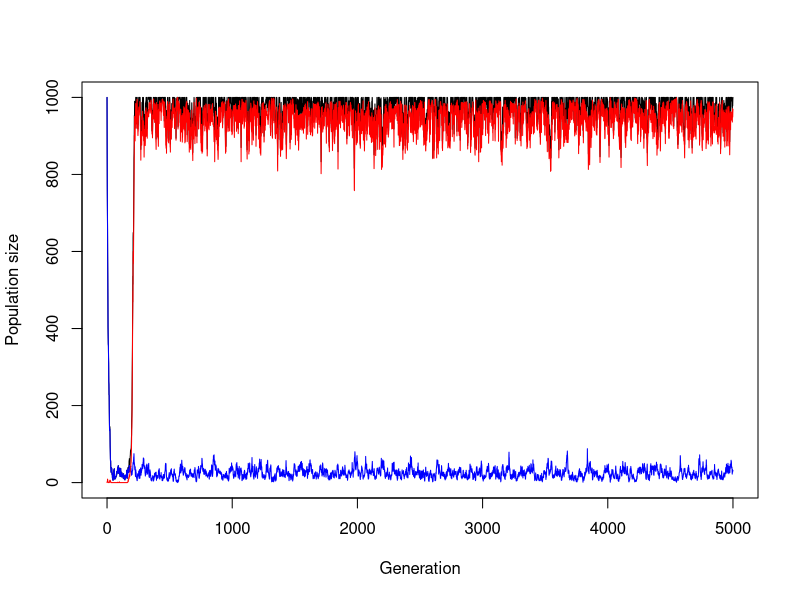
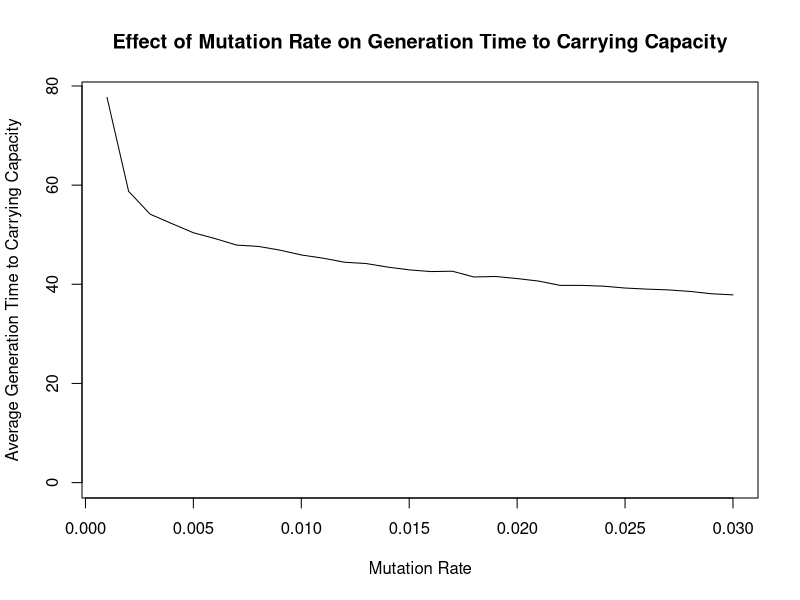

These charts were generated, in order, by the following R code:
## ---- chunk 1
simulate_one_gen_mig_logistic <- function(N_a, N_A, carrying_capacity, pollution_rate, sel_coeff, mut_rate, mig_rate_a) {
  # adult migrants arrive and are added to 'a' population
  N_a_mig <- rpois(1, mig_rate_a) # stochastic immigration
  N_a <- N_a + N_a_mig
  
  # determine total population size
  N_total <- N_a+N_A
  
  # reproduction occurs according to pollution rates and selection coefficients
  offsp_a <- rpois(1, N_a * (1-pollution_rate)) # independent of carrying capacity
  offsp_A <- rpois(1, N_A + N_A*(sel_coeff-pollution_rate)*(1-N_total/carrying_capacity))
  # randomly kill individuals if carrying capacity is exceeded
  offsp_total <- offsp_A + offsp_a
  if(offsp_total > carrying_capacity)
  {
    offsp_a <- rbinom(1,carrying_capacity,c(offsp_a,offsp_A)/offsp_total)
    offsp_A <- carrying_capacity-offsp_a
  }

  
  # draw new mutants according to Poisson distribution
  mut_a_to_A <- rpois(1, offsp_a * mut_rate)
  
  # determine new population sizes of wild type and mutant
  N_a_new <- offsp_a - mut_a_to_A
  N_A_new <- offsp_A + mut_a_to_A
  
  return(c(N_a_new, N_A_new))
}
# Test the function
print(simulate_one_gen_mig_logistic(N_a=50, N_A=0, carrying_capacity=50, pollution_rate=0.1, sel_coeff=0.3, mut_rate=0.1, mig_rate_a=1))

## ---- chunk 2
simulate_pop_mig_logistic <- function(N_init_a, N_init_A, carrying_capacity, pollution_rate, sel_coeff, mut_rate, mig_rate_a, t_max) {
  # Create the vector in which to save the results
  pop_vector <- c(N_init_a, N_init_A)
  # initiate the variables
  pop_new <- c(N_init_a, N_init_A)
  
  # run the simulation until generation t_max
  for (i in 1:t_max+1) {
    # redefine the current population one generation later
    pop_new <- simulate_one_gen_mig_logistic(pop_new[1],pop_new[2],carrying_capacity, pollution_rate, sel_coeff, mut_rate, mig_rate_a)
    # add the new population sizes to the output vector
    pop_vector <- rbind(pop_vector,pop_new)
  }
  
  # define the row and column names of the output vector
  rownames(pop_vector) <- (0:t_max)[1:length(pop_vector[,1])] # note that the vector has to be cut if the simulation stopped early
  colnames(pop_vector) <- c("a","A")
  # return the result
  return(pop_vector)	
}


# Test the function and plot the result
# set t_max to a value to be used througout
max_gen <- 5000
# create your simulation data
output <- simulate_pop_mig_logistic(1000,0,1000,0.1,0.3,0.001,3,max_gen)
# show the last few lines of the data table
print(tail(output))
# plot the output - note that the plot range and the x axis have to be adjusted based on the length of the table
# determine x axis range 
x_range <- 0:(length(output[,1])-1)
# this plots the total population size
plot(x_range,output[,1]+output[,2],type='l',ylim=c(0,max(output[,1]+output[,2])),xlab = "Generation",ylab = "Population size")
# add number of wild type individuals
lines(x_range,output[,1], col="blue")
# add number of mutant individuals
lines(x_range,output[,2], col="red")
## ---- chunk 3
simulate_pop_mig_logistic <- function(N_init_a, N_init_A, carrying_capacity, decay_rate, sel_coeff, mut_rate, mig_rate_a, t_max) {
  
  # initiate the variables
  pop_new <- c(N_init_a, N_init_A)
  # start counting generations
  gen <- 0
  
  # run the simulation until generation t_max
  for (i in 1:t_max+1) {
    # redefine the current population one generation later
    pop_new <- simulate_one_gen_mig_logistic(pop_new[1],pop_new[2],carrying_capacity, decay_rate, sel_coeff, mut_rate, mig_rate_a)
    # adding one generation to counter
    gen <- gen+1
    # calculate population size
    N_total <- sum(pop_new)
    # stop when carrying capacity is reached
    if (N_total == carrying_capacity) break
  }
  return(gen)	
}


# Test the function and plot the result
# set t_max to a value to be used througout
max_gen <- 100
# create your simulation data
output_gens <- simulate_pop_mig_logistic(1000,0,1000,0.1,0.3,0.001,3,max_gen)
print(output)
## ---- chunk 4

N_init_a <-  1000
N_init_A <- 0
carrying_capacity <- 1000
decay_rate <- 0.1
sel_coeff <- 0.3
mut_rate <- 0.001
mig_rate_a <- 3
t_max <- 1000
n_reps <- 2000


table_matrix <- matrix(nrow = n_reps, ncol = 1) 
  


# repeat the simulation n_reps times

 for (rep in 1:n_reps) {
   
# start the simulation with the same initials conditions
table_matrix[rep,1] <- simulate_pop_mig_logistic(N_init_a, N_init_A, carrying_capacity, decay_rate, sel_coeff, mut_rate, mig_rate_a, t_max)}
 
  print(table_matrix)  

  ## Calculate the average to carrying capacity
  avg_gen_time <- mean(table_matrix)
  print(avg_gen_time)
  



## ---- chunk 5

# Initial parameters
N_init_a <- 1000
N_init_A <- 0
carrying_capacity <- 1000
decay_rate <- 0.1
sel_coeff <- 0.3
mut_rate <- seq(0.001, 0.03, by = 0.001)  # Sequence of mutation rates to test
mig_rate_a <- 3
t_max <- 1000
n_reps <- 1000

# Matrix to store mutation rate and average generation time to carrying capacity
table_avg <- matrix(nrow = length(mut_rate), ncol = 2)

q <- 1  # Counter for each mutation rate value

# Outer loop: iterate over each mutation rate
for (mut in mut_rate) {

  # Vector to store generation times for each repetition
  table_matrix <- numeric(n_reps)

  # Inner loop: run `n_reps` simulations for each mutation rate
  for (rep in 1:n_reps) {
    # Run the simulation with the current mutation rate `mut`
    table_matrix[rep] <- simulate_pop_mig_logistic(N_init_a, N_init_A, carrying_capacity, decay_rate, sel_coeff, mut, mig_rate_a, t_max)
  }

  # Calculate and store the average generation time for the current mutation rate
  avg_gen_time <- mean(table_matrix)
  table_avg[q, 1] <- mut             # Store the current mutation rate
  table_avg[q, 2] <- avg_gen_time     # Store the average time to carrying capacity
  
  q <- q + 1  # Move to the next row in `table_avg`
}

# Print the table showing mutation rates and their corresponding avg generation times
print(table_avg)

# Plot mutation rate vs. average generation time to carrying capacity
plot(table_avg[, 1], table_avg[, 2], type = 'l', ylim = c(0, max(table_avg[, 2])),
     xlab = "Mutation Rate", ylab = "Average Generation Time to Carrying Capacity",
     main = "Effect of Mutation Rate on Generation Time to Carrying Capacity")





